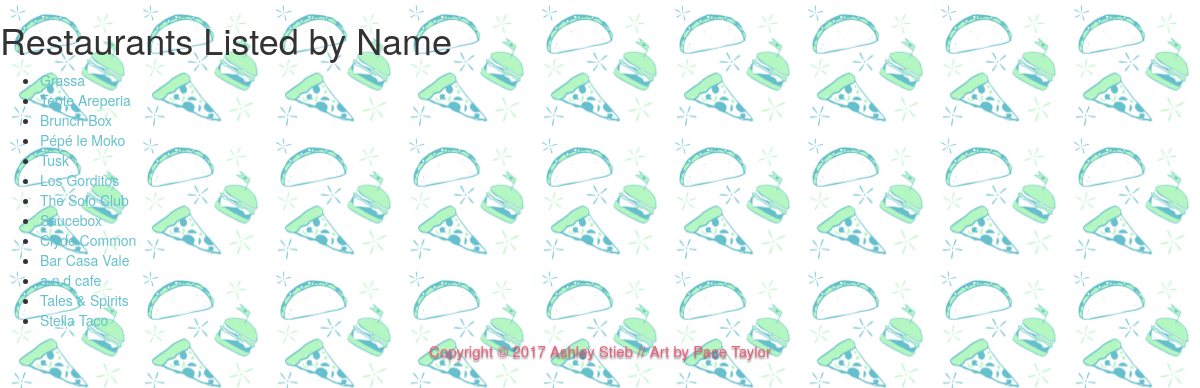
The page /restaurants/ on the database its author committed.
### restaurant/models.py (models this page shows, shortened)
class Restaurant(models.Model):
    name = models.CharField(max_length=200)
    website = models.CharField(max_length=300)
    user = models.ForeignKey(Account, on_delete=models.CASCADE)

### restaurant/views.py (the view)
# urls.py: url(r'^restaurants/$', restaurant_views.list_view, name='list_view'),
def list_view(request):
    restaurants = Restaurant.objects.all()
    template = 'list_view.html'
    context = {
        "all": restaurants
    }
    return render(request, template, context)

### templates/list_view.html
{%  extends 'base.html' %}
{% block content %}
<h1>Restaurants Listed by Name</h1>
<ul>
    {% for instance in all %}
        <li>
            <a href="{{ instance.slug }}">{{ instance.name }}</a>
        </li>
    {% endfor %}
</ul>
{% endblock content %}

### account/static/css/base.css (style rules this page uses)
body { background: url('/static/img/theplace_pattern.png'); background-position: fixed; background-attachment: fixed; }
a { color: #66C0CD; text-decoration: none; }

### rows shown on the page
Restaurant: name "Grassa"
Restaurant: name "Teote Areperia"
Restaurant: name "Brunch Box"
Restaurant: name "Pépé le Moko"
Restaurant: name "Tusk"
Restaurant: name "Los Gorditos"
Restaurant: name "The Solo Club"
Restaurant: name "Saucebox"
Restaurant: name "Clyde Common"
Restaurant: name "Bar Casa Vale"
Restaurant: name "a.n.d cafe"
Restaurant: name "Tales & Spirits"
Restaurant: name "Stella Taco"
